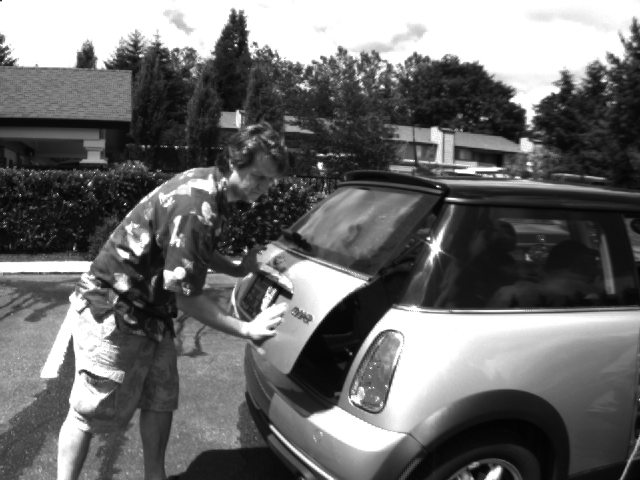
#> input picture reference_frames/frame10.png, 640 x 480 px
$ python test_pcg.py
#> lines starting #> are read from the running program, lines starting #| are printed output that depends on the picture
### code/preprocessing.py
# Imports:
from helper_functions import generate_test_image
import cv2
import matplotlib.pyplot as plt
import scipy as sci
import numpy as np


# [72 lines left out: function preprocessing_test_images, not called in this run]


def preprocessing_image(
    sigma: float,
    dx: float,
    dy: float,
    dt: float,
) -> tuple[np.ndarray, np.ndarray, np.ndarray, np.ndarray, np.ndarray, float]:
    """
    Preprocessing of frames and computation of spatial derivative and temporal derivative.

    Args:
    ---
    sigma : int
           Standard deviation for Gaussian kernel
    dx : int
        Grid spacing in x-dimension
    dy : int
        Grid spacing in y-dimension
    dt : int
        Time-difference between img0 and img1
    k : int
       Scaling parameter for image-size
    """
#> called with sigma = 2, dx = 1, dy = 1, dt = 1
    assert dx == dy == dt

    h = dx
    #print(plt.imread("../reference_frames/frame10.png", "png"))
    # Reading, smoothing and scaling of images
    I0 = sci.ndimage.gaussian_filter(
        plt.imread("../reference_frames/frame10.png", "png"), sigma
    )
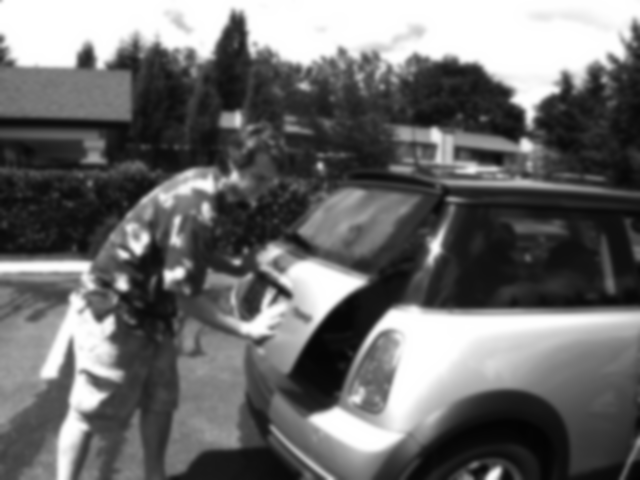
#> I0: shape (480, 640) float32; min 0.0137, max 1, mean 0.425
    I1 = sci.ndimage.gaussian_filter(
        plt.imread("../reference_frames/frame11.png", "png"), sigma
    )
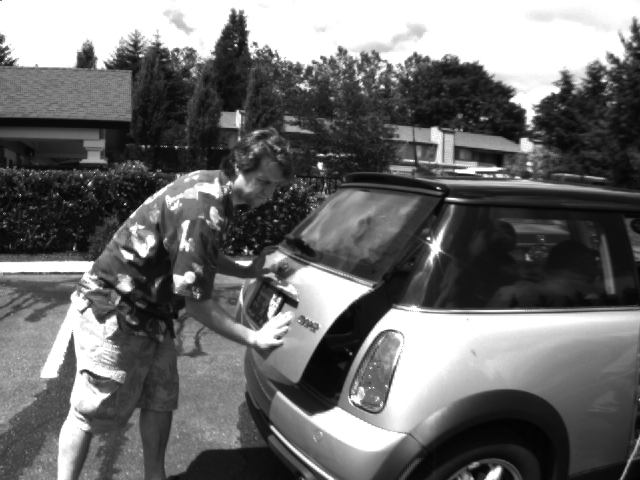
#> input picture reference_frames/frame11.png, 640 x 480 px
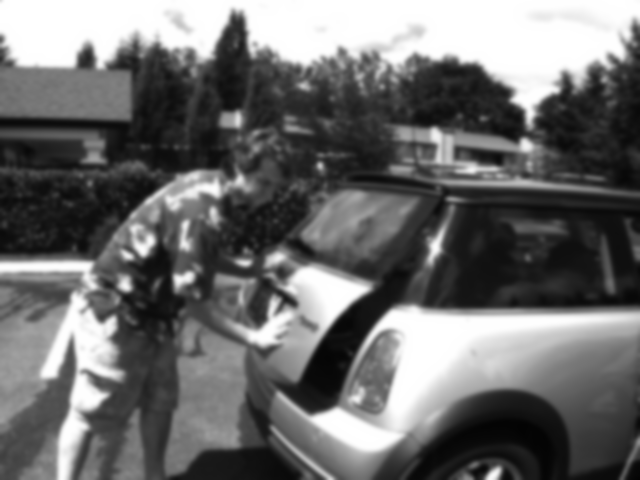
#> I1: shape (480, 640) float32; min 0.0138, max 1, mean 0.426

    #print("I0: ", I0.shape)
#> (the run stopped early here; a loop or call above may not have finished)
